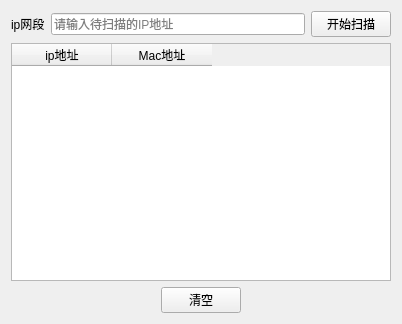
<?xml version="1.0" encoding="UTF-8"?>
<ui version="4.0">
 <class>Form</class>
 <widget class="QWidget" name="Form">
  <property name="geometry">
   <rect>
    <x>0</x>
    <y>0</y>
    <width>402</width>
    <height>324</height>
   </rect>
  </property>
  <property name="windowTitle">
   <string>Form</string>
  </property>
  <layout class="QHBoxLayout" name="horizontalLayout_2">
   <item>
    <layout class="QVBoxLayout" name="verticalLayout">
     <item>
      <layout class="QHBoxLayout" name="horizontalLayout" stretch="1,8,2">
       <item>
        <widget class="QLabel" name="label">
         <property name="text">
          <string>ip网段</string>
         </property>
        </widget>
       </item>
       <item>
        <widget class="QLineEdit" name="lineEdit">
         <property name="placeholderText">
          <string>请输入待扫描的IP地址</string>
         </property>
        </widget>
       </item>
       <item>
        <widget class="QPushButton" name="button">
         <property name="text">
          <string>开始扫描</string>
         </property>
        </widget>
       </item>
      </layout>
     </item>
     <item>
      <widget class="QTableWidget" name="tableWidget">
       <column>
        <property name="text">
         <string>ip地址</string>
        </property>
       </column>
       <column>
        <property name="text">
         <string>Mac地址</string>
        </property>
       </column>
      </widget>
     </item>
     <item>
      <layout class="QHBoxLayout" name="horizontalLayout_3">
       <item>
        <widget class="QPushButton" name="buttonCE">
         <property name="sizePolicy">
          <sizepolicy hsizetype="Fixed" vsizetype="Fixed">
           <horstretch>0</horstretch>
           <verstretch>0</verstretch>
          </sizepolicy>
         </property>
         <property name="text">
          <string>清空</string>
         </property>
        </widget>
       </item>
      </layout>
     </item>
    </layout>
   </item>
  </layout>
 </widget>
 <resources/>
 <connections/>
</ui>
